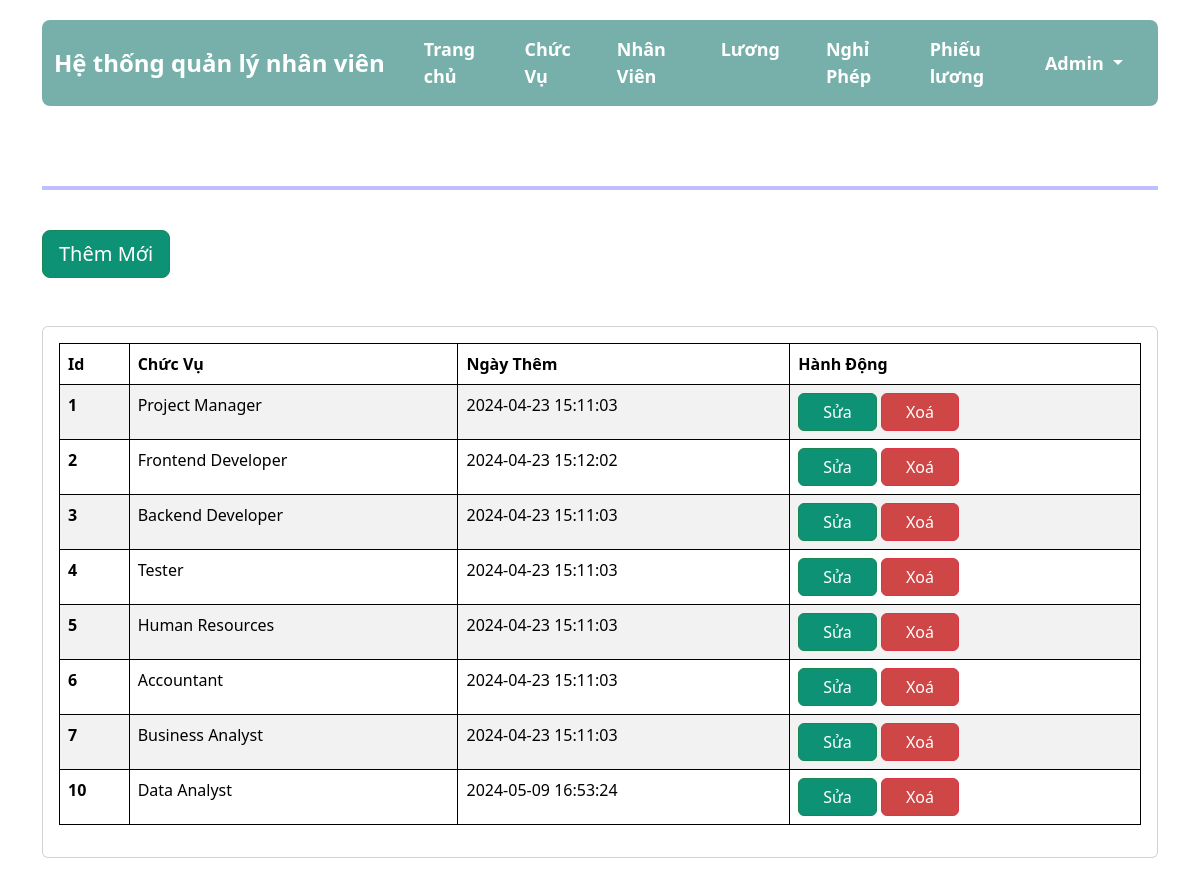
The app's page /department.php (signed in) with its own data.
### tables this page shows
CREATE TABLE `chuc_vu_tbl` (
  `id_cv` int(255) NOT NULL,
  `chuc_vu` varchar(255) NOT NULL,
  `ngay_them` timestamp NOT NULL DEFAULT current_timestamp() ON UPDATE current_timestamp()
);

### src/department.php (the view, shortened to what this page needs)
<?php
if (isset($_SESSION['username']) && isset($_SESSION['user_type']) && $_SESSION['logged_in']) {
    ?>
    <!DOCTYPE html>
    <html lang="en">
    <head>
        <link href="https://cdn.jsdelivr.net/npm/bootstrap@5.3.3/dist/css/bootstrap.min.css" rel="stylesheet">
        <link rel="stylesheet" href="https://cdn.jsdelivr.net/npm/bootstrap-icons@1.11.3/font/bootstrap-icons.min.css">
        <link href="https://cdn.datatables.net/v/bs5/dt-2.0.5/datatables.min.css" rel="stylesheet">
        <link rel="stylesheet" href="styles.css">
    </head>
    <body class="body">
        <div class="container">
            <nav class="navbar navbar-expand-lg">
                <div class="container-fluid">
                    <a class="navbar-brand" href="home.php">Hệ thống quản lý nhân viên</a>
                    <div class="collapse navbar-collapse" id="navbarNav">
                        <ul class="navbar-nav">
                            <li class="nav-item">
                                <a class="nav-link" href="home.php">Trang chủ</a>
                            </li>
                            <li class="nav-item">
                                <a class="nav-link" href="department.php">Chức Vụ</a>
                            </li>
                            <li class="nav-item">
                                <a class="nav-link" href="staff.php">Nhân Viên</a>
                            </li>
                            <li class="nav-item">
                                <a class="nav-link" href="salary.php">Lương</a>
                            </li>
                            <li class="nav-item">
                                <a class="nav-link" href="leave.php">Nghỉ Phép</a>
                            </li>
                            <li class="nav-item">
                                <a class="nav-link" href="income.php"> Phiếu lương</a>
                            </li>
                        </ul>
                        <ul class="navbar-nav">
                            <li class="nav-item dropdown">
                                <a class="nav-link dropdown-toggle" href="#" id="navbarDropdown" role="button"
                                    data-bs-toggle="dropdown" aria-expanded="false">
                                    Admin
                                </a>
                            </li>
                        </ul>
                    </div>
                </div>
            </nav>
            <div class="col py-3">
                <h1 class="titlepage">Chức vụ</h1>
                <hr style="border: 2px solid blue">
                <br>
                <a href="add_department.php" class="btn btn-lg btn-success">Thêm Mới</a>
                <br><br><br>
                <div class="card">
                    <div class="card-body">
                        <table id="department_table" class="table table-striped table-hover">
                            <thead style="position: sticky; top: 0; ">
                                <tr>
                                    <th scope="col">Id</th>
                                    <th scope="col">Chức Vụ</th>
                                    <th scope="col">Ngày Thêm</th>
                                    <th scope="col">Hành Động</th>
                                </tr>
                            </thead>
                            <tbody>
                                <?php
                                require_once ('connect.php');
                                $query = "select * from chuc_vu_tbl";
                                $result = $sql_connect->query($query);
                                while ($row = $result->fetch_assoc()) {
                                    ?>
                                    <tr>
                                        <th scope="row"><?php echo $row['id_cv']; ?></th>
                                        <td><?php echo $row['chuc_vu']; ?></td>
                                        <td><?php echo $row['ngay_them']; ?></td>
                                        <td>
                                            <a href="edit_department.php?id=<?php echo $row['id_cv']; ?>"
                                                class="btn btn-success px-4">Sửa</a>
                                            <a onclick="return confirm('Bạn có chắc muốn xoá chức vụ này không?');"
                                                href="delete_department.php?id=<?php echo $row['id_cv']; ?>"
                                                class="btn btn-danger px-4">Xoá</a>
                                        </td>
                                    </tr>
                                    <?php
                                }
                                ?>
                            </tbody>
                        </table>
                    </div>
                </div>
            </div>
        </div>
    </body>
    </html>
    <?php
} else {
    header("Location: error.html");
    exit();
}
?>

### src/styles.css (style rules this page uses)
.navbar { background-color: #77B0AA; color: #fff; font-size: large !important; font-weight: bold !important; border-radius: 0.5rem; }
.navbar-brand { font-size: 24px; color: #fff; font-weight: bold !important; }
.navbar-nav { margin-right: auto !important; margin-left: auto !important; }
.nav-item { padding: 0 15px; }
.nav-link { color: #fff; }
.container { margin-top: 20px; }
.btn-success { background-color: #0D9276; color: #fff; }
.btn-danger { background-color: #ce4646; color: #fff; }
.body { background-image: url("https://i.imgur.com/ExiWlK8.jpeg"); background-position: bottom center; background-repeat: no-repeat; background-size: cover; background-attachment: fixed; }
.table { background-color: rgb(1, 1, 1, 0.2) !important; color: aliceblue !important; margin-top: 0rem !important; background-color: transparent !important; }
.table, th, td { border: 1px solid black; }
.titlepage { color: white; }

### records on screen
chuc_vu_tbl: id_cv "1", chuc_vu "Project Manager", ngay_them "2024-04-23 15:11:03"
chuc_vu_tbl: id_cv "2", chuc_vu "Frontend Developer", ngay_them "2024-04-23 15:12:02"
chuc_vu_tbl: id_cv "3", chuc_vu "Backend Developer", ngay_them "2024-04-23 15:11:03"
chuc_vu_tbl: id_cv "4", chuc_vu "Tester", ngay_them "2024-04-23 15:11:03"
chuc_vu_tbl: id_cv "5", chuc_vu "Human Resources", ngay_them "2024-04-23 15:11:03"
chuc_vu_tbl: id_cv "6", chuc_vu "Accountant", ngay_them "2024-04-23 15:11:03"
chuc_vu_tbl: id_cv "7", chuc_vu "Business Analyst", ngay_them "2024-04-23 15:11:03"
chuc_vu_tbl: id_cv "10", chuc_vu "Data Analyst", ngay_them "2024-05-09 16:53:24"
